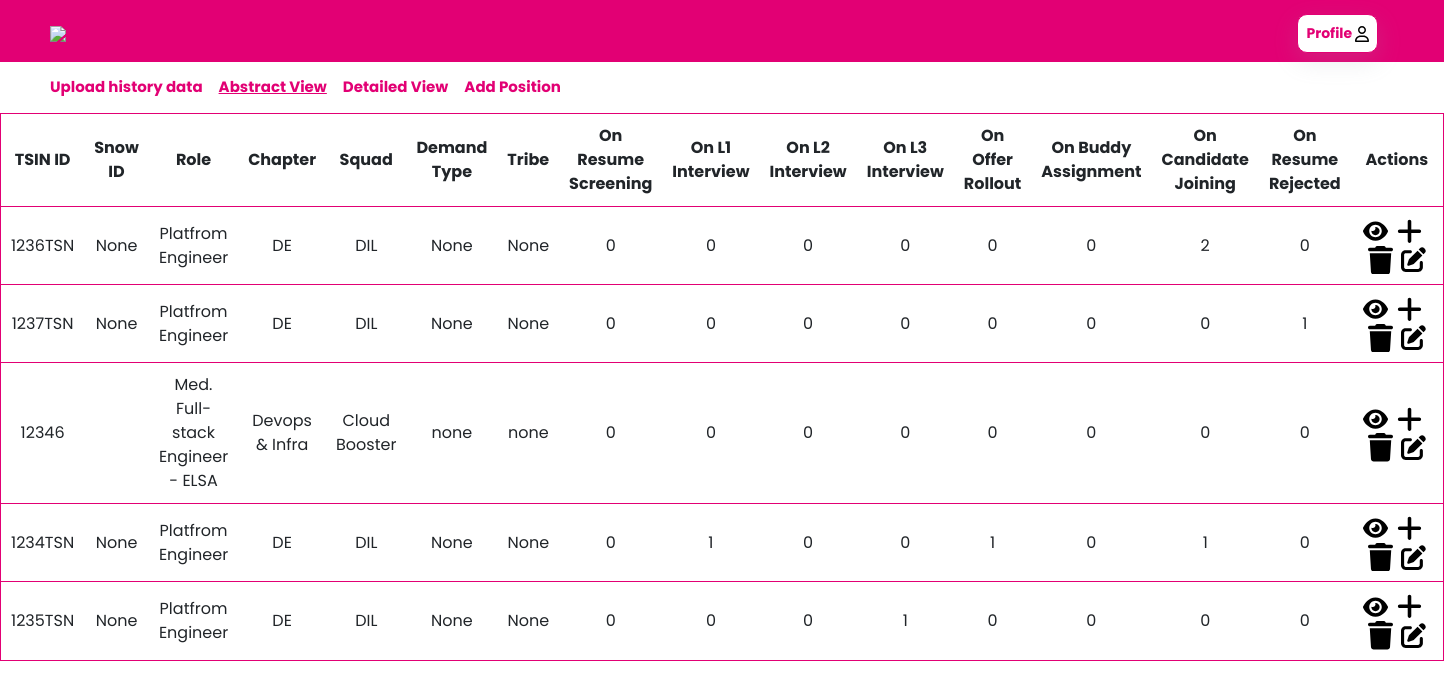
The page / on the database its author committed.
### models.py (models this page shows, shortened)
class roles(db.Model):
    __tablename__="roles"
    tsin_id=db.Column(db.Integer, primary_key=True)
    Role=db.Column(db.String, nullable=False)
    Chapter=db.Column(db.String, nullable=False)
    Squad=db.Column(db.String, nullable=False)
    demand_type=db.Column(db.String, nullable=False)
    Tribe=db.Column(db.String, nullable=False)
    snow_id=db.Column(db.Boolean, nullable=False)

### app.py (the view)
@app.route('/')
def main():
    result, d,nums, phones=get_abstract_data()
    return render_template('candidates.html', roles=result, candidates=d, nums=nums, phones=phones)

### templates/candidates.html (shortened to what this page needs)
{% extends "layout/base.html" %}
{% block body_class %} landing-page {% endblock body_class %}
{% block content %}
<main>
<div class="info">
      <table class="roles">
      <tr>
      <th>TSIN ID</th>
      <th>Snow ID</th>
      <th>Role</th>
      <th>Chapter</th>
      <th>Squad</th>
      <th>Demand Type</th>
      <th>Tribe</th>
      <th>On Resume Screening</th>
      <th>On L1 Interview</th>
      <th>On L2 Interview</th>
      <th>On L3 Interview</th>
      <th>On Offer Rollout</th>
      <th>On Buddy Assignment</th>
      <th>On Candidate Joining</th>
      <th>On Resume Rejected</th>
      <th style="width:154px;">Actions</th>
      </tr>
      {% for i in roles %}
      <tr>
        <td>{{i[0]}}</td>
        <td>{{i[6]}}</td>
        <td>{{i[1]}}</td>
        <td>{{i[2]}}</td>
        <td>{{i[3]}}</td>
        <td>{{i[4]}}</td>
        <td>{{i[5]}}</td>
        <td>{{nums[i[0]]['stage1']}}</td>
        <td>{{nums[i[0]]['stage2']}}</td>
        <td>{{nums[i[0]]['stage3']}}</td>
        <td>{{nums[i[0]]['stage4']}}</td>
        <td>{{nums[i[0]]['stage5']}}</td>
        <td>{{nums[i[0]]['stage6']}}</td>
        <td>{{nums[i[0]]['stage7']}}</td>
        <td>{{nums[i[0]]['stage8']}}</td>
        <td>
        <a href="/delete-role/{{i[0]}}"></a>
        </td>
      </tr>
      {% endfor %}
      </table>
    </div>
</main>
{% endblock content %}

### templates/layout/base.html (shortened to what this page needs)
<!DOCTYPE html>
<html lang="en">
<head>
    <link href="{{url_for('static',filename='css/style.css')}}" rel="stylesheet">
    <link href="https://cdn.jsdelivr.net/npm/bootstrap@5.1.3/dist/css/bootstrap.min.css" rel="stylesheet">
    <link href="https://unpkg.com/aos@2.3.1/dist/aos.css" rel="stylesheet">
    <link href="https://cdn.jsdelivr.net/npm/select2@4.1.0-beta.1/dist/css/select2.min.css" rel="stylesheet" />
</head>
<body class="{% block body_class %}{% endblock body_class %}">
    <div id="page">
        {% include 'includes/topbar.html' %}
        {% include 'includes/header.html' %}
        {% block content %}{% endblock content %}
    </div>
</body>
</html>

### templates/includes/topbar.html (shortened to what this page needs)
<div class="header menu_fixed topbar" >
<a class="navbar-brand logo" href="/"><img src="https://www.t-systems.com/resource/crblob/4136/bd88591b7daf9da413c65e4e207decbf/logo-t-systems-white.svg-data.svg" width=300 class="logo-main" style="width:124px;"></a>
	<nav class="navbar navbar-nav navbar-expand-lg " style="margin-top:-20px;float: right; color:white; padding-left: 50px;padding-right: 50px;">
		<a class="navbar-brand navbar-center" href="/"><button class="loginbtn" style="font-size:14px;box-shadow: rgba(149, 157, 165, 0.2) 0px 8px 24px;"><b>Profile </b></button></a>
	</nav>
</div>

### templates/includes/header.html (shortened to what this page needs)
<header class="header menu_fixed">
	<nav class="navbar navbar-nav navbar-expand-lg navarea" style="   margin-top:-20px;padding-top:0;padding-bottom:0;  padding-left:50px; display: flex;flex-direction: row;  float: left; color:white; padding-right: 50px;">
		<a class="navbar-brand navbar-center" href="/upload-candidates"><button class="new_tsin" style="font-size:15px;"><b>Upload history data</b></button></a>
		<a class="navbar-brand navbar-center"href="/"><button class="new_tsin" style="font-size:15px;"><b>Abstract View</b></button></a>
		<a class="navbar-brand navbar-center"href="/detailed-view"><button class="new_tsin" style="font-size:15px;"><b>Detailed View</b></button></a>
		<a class="navbar-brand navbar-center"href="/add-tsin"><button class="new_tsin" style="font-size:15px;"><b>Add Position</b></button></a>
	</nav>
</header>

### static/css/style.css (style rules this page uses)
* { margin: 0; padding: 0; box-sizing: border-box; font-family: "Poppins", sans-serif; }
.header { background-color:white; }
.navbar-brand { text-align:center; font-weight:800; color:#E20074; font-size:41px !important; }
.loginbtn { background-color:white; color:#E20074; border:1px solid #E20074; padding:8px; border-radius: 10px; }
body { background-color: #242F3F; }
.roles { width:100%; }
.roles tr { border:1px solid #E20074; padding:5px; text-align:center; }
.roles td { padding:10px; }
.roles th { padding:10px; text-align:center; height:20px; }
.accordion { color: #444; cursor: pointer; width: 100%; text-align: left; border: none; outline: none; transition: 0.4s; }
.active, .accordion:hover { background-color: #ccc; }
.resume-upload, .stage-update, .candidate-row, #download_resume, .new_tsin { color:#E20074; border:0; background-color:white; }
.navbar-brand.active button { text-decoration: underline; }
.navbar-brand.active { background-color:transparent; }
.topbar { background-color: #E20074; padding-left:50px; }

### rows shown on the page
roles: tsin_id "1236TSN", i "None", Role "Platfrom Engineer", Chapter "DE", Squad "DIL", nums "0", nums "2"
roles: tsin_id "1237TSN", i "None", Role "Platfrom Engineer", Chapter "DE", Squad "DIL", nums "0", nums "1"
roles: tsin_id "12346", Role "Med. Full-stack Engineer - ELSA", Chapter "Devops & Infra", Squad "Cloud Booster", demand_type "none", Tribe "none", nums "0"
roles: tsin_id "1234TSN", i "None", Role "Platfrom Engineer", Chapter "DE", Squad "DIL", nums "0", nums "1"
roles: tsin_id "1235TSN", i "None", Role "Platfrom Engineer", Chapter "DE", Squad "DIL", nums "0", nums "1"
